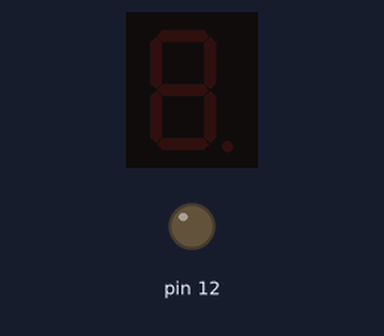
This sketch was run on a simulated Arduino Uno, built with avr-gcc and run on an emulated ATmega328P. On the bench: 1-digit seven-segment display, output pins drawn as LEDs (lit = HIGH). Wiring (inferred from the names in the program): 1-digit 7-segment display, segments lit when LOW: segments pin 11, pin 10, pin 9, pin 8, pin 7, pin 6, pin 5. The segment pins are drawn as the display they are named for; pins used as bus, display or sensor lines are not drawn.

Above: at 0.1 s.
At 0.6 s:
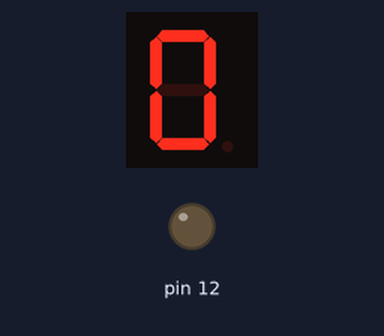
At 1.1 s:
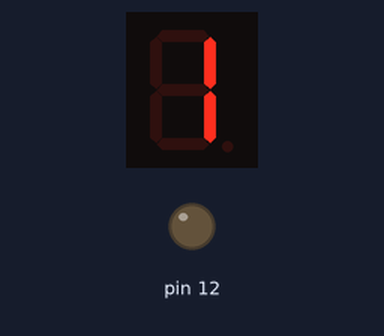
At 2.6 s:
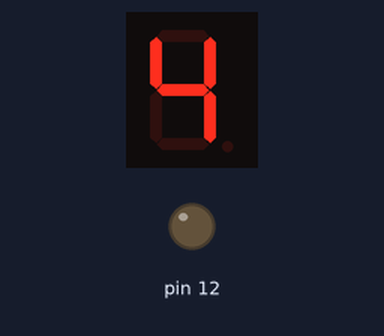
At 3.6 s:
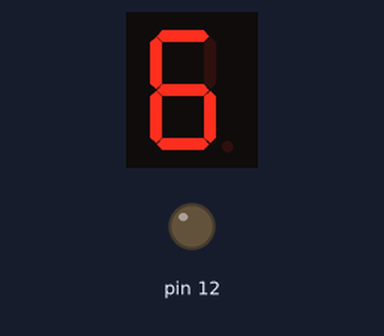
At 5.1 s:
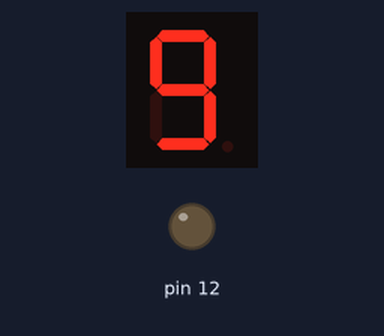

Measured:
- by itself, everything shown: repeats every 5.5 s, in 11 steps
- what the display in image 1 shows lasts 0.5 s, from 0.5 s to 1.0 s

The sketch:

Sequence.ino
```cpp
#define A 500
int dp = 12;
int a  = 11;
int b  = 10;
int c  = 9;
int d  = 8;
int e  = 7;
int f  = 6;
int g  = 5;
int o  = 4;

void setup()
{
  Serial.begin(9600);
  pinMode(4,INPUT);
  pinMode(12,OUTPUT);
  pinMode(11,OUTPUT);
  pinMode(10,OUTPUT);
  pinMode(9,OUTPUT);
  pinMode(8,OUTPUT);
  pinMode(7,OUTPUT);
  pinMode(6,OUTPUT);
  pinMode(5,OUTPUT);
}
void loop()
{
  //RESET
    digitalWrite(a,HIGH);
    digitalWrite(b,HIGH);
    digitalWrite(c,HIGH);
    digitalWrite(d,HIGH);
    digitalWrite(e,HIGH);
    digitalWrite(f,HIGH);
    digitalWrite(g,HIGH);
  //0
    delay(A);
    digitalWrite(a,LOW);
    digitalWrite(b,LOW);
    digitalWrite(c,LOW);
    digitalWrite(d,LOW);
    digitalWrite(e,LOW);
    digitalWrite(f,LOW);
    digitalWrite(g,HIGH);
//1
    delay(A);
    digitalWrite(a,HIGH);
    digitalWrite(b,LOW);
    digitalWrite(c,LOW);
    digitalWrite(d,HIGH);
    digitalWrite(e,HIGH);
    digitalWrite(f,HIGH);
    digitalWrite(g,HIGH);
//2
    delay(A);
    digitalWrite(a,LOW);
    digitalWrite(b,LOW);
    digitalWrite(c,HIGH);
    digitalWrite(d,LOW);
    digitalWrite(e,LOW);
    digitalWrite(f,HIGH);
    digitalWrite(g,LOW);
//3
    delay(A);
    digitalWrite(a,LOW);
    digitalWrite(b,LOW);
    digitalWrite(c,LOW);
    digitalWrite(d,LOW);
    digitalWrite(e,HIGH);
    digitalWrite(f,HIGH);
    digitalWrite(g,LOW);
//4
    delay(A);
    digitalWrite(a,HIGH);
    digitalWrite(b,LOW);
    digitalWrite(c,LOW);
    digitalWrite(d,HIGH);
    digitalWrite(e,HIGH);
    digitalWrite(f,LOW);
    digitalWrite(g,LOW);
//5
    delay(A);
    digitalWrite(a,LOW);
    digitalWrite(b,HIGH);
    digitalWrite(c,LOW);
    digitalWrite(d,LOW);
    digitalWrite(e,HIGH);
    digitalWrite(f,LOW);
    digitalWrite(g,LOW);

//6
    delay(A);
    digitalWrite(a,LOW);
    digitalWrite(b,HIGH);
    digitalWrite(c,LOW);
    digitalWrite(d,LOW);
    digitalWrite(e,LOW);
    digitalWrite(f,LOW);
    digitalWrite(g,LOW);
//7
    delay(A);
    digitalWrite(a,LOW);
    digitalWrite(b,LOW);
    digitalWrite(c,LOW);
    digitalWrite(d,HIGH);
    digitalWrite(e,HIGH);
    digitalWrite(f,HIGH);
    digitalWrite(g,HIGH);
//8
    delay(A);
    digitalWrite(a,LOW);
    digitalWrite(b,LOW);
    digitalWrite(c,LOW);
    digitalWrite(d,LOW);
    digitalWrite(e,LOW);
    digitalWrite(f,LOW);
    digitalWrite(g,LOW);
//9
    delay(A);
    digitalWrite(a,LOW);
    digitalWrite(b,LOW);
    digitalWrite(c,LOW);
    digitalWrite(d,LOW);
    digitalWrite(e,HIGH);
    digitalWrite(f,LOW);
    digitalWrite(g,LOW);

    delay(A);

}
```
